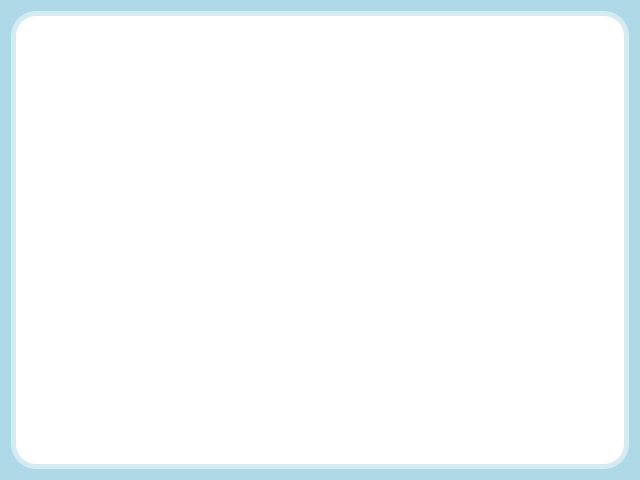
<?xml version="1.0" encoding="UTF-8"?>
<ui version="4.0">
 <class>SerialConnector</class>
 <widget class="QDialog" name="SerialConnector">
  <property name="geometry">
   <rect>
    <x>0</x>
    <y>0</y>
    <width>640</width>
    <height>480</height>
   </rect>
  </property>
  <property name="acceptDrops">
   <bool>false</bool>
  </property>
  <property name="windowTitle">
   <string>Connecting Panel</string>
  </property>
  <property name="styleSheet">
   <string notr="true">#SerialConnector
{
	background-color: rgb(173,217,230);
}</string>
  </property>
  <layout class="QGridLayout" name="gridLayout">
   <item row="0" column="0">
    <widget class="QFrame" name="frame">
     <property name="styleSheet">
      <string notr="true">#frame
{
	border-radius: 25px;
	border: 5px solid rgb(212,235,242);
	background-color: white;
} 

</string>
     </property>
     <property name="frameShape">
      <enum>QFrame::StyledPanel</enum>
     </property>
     <property name="frameShadow">
      <enum>QFrame::Raised</enum>
     </property>
     <layout class="QGridLayout" name="gridLayout_2">
      <item row="0" column="0">
       <widget class="QListWidget" name="portSelect">
        <property name="font">
         <font>
          <family>Consolas</family>
          <pointsize>12</pointsize>
          <italic>true</italic>
          <bold>true</bold>
         </font>
        </property>
        <property name="styleSheet">
         <string notr="true">
QFrame
{
	background-color: white;
	border:0px;
} 

</string>
        </property>
       </widget>
      </item>
     </layout>
    </widget>
   </item>
  </layout>
 </widget>
 <resources/>
 <connections/>
</ui>
